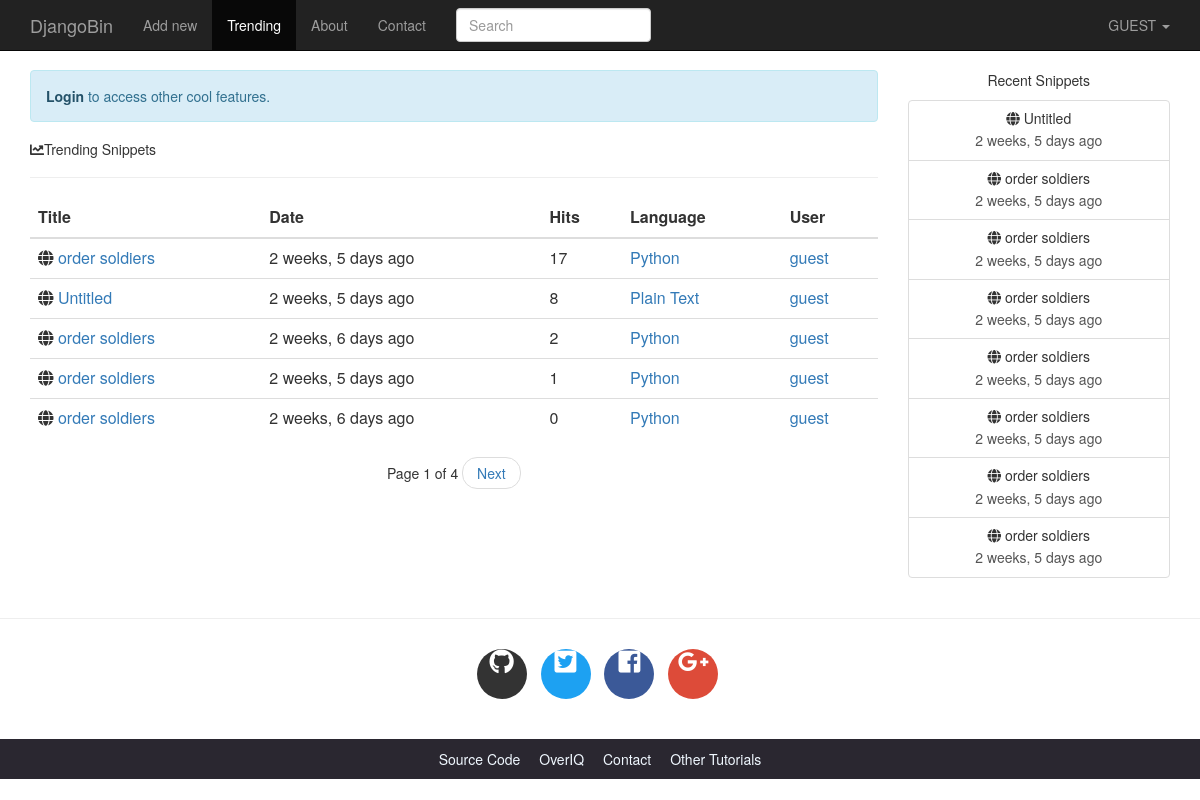
The page /trending/ on the database its author committed.
### djangobin/models.py (models this page shows, shortened)
class Snippet(models.Model):
    title=models.CharField(max_length=100, blank=True)
    original_code=models.TextField()
    highlighted_code=models.TextField(help_text='Contains syntax highlighted code - Read only')
    expiration=models.CharField(max_length=10, choices=Pref.expiration_choices)
    exposure=models.CharField(max_length=10, choices=Pref.exposure_choices)
    hits=models.IntegerField(default=0, help_text='Read only field. Will be updated after every visit to snippet.')
    slug=models.SlugField(help_text='Read only field. Will be filled automatically.')
    created_on=models.DateTimeField(auto_now_add=True)
    language=models.ForeignKey(Language, on_delete=models.CASCADE)
    user=models.ForeignKey(User, on_delete=models.CASCADE)
    tags=models.ManyToManyField('Tag', blank=True)
    def get_absolute_url(self):
        return reverse('djangobin:snippet_detail', args=[self.slug])
    class Meta:
        ordering=['-created_on']

class Language(models.Model):
    name=models.CharField(max_length=100)
    lang_code=models.CharField(max_length=100, unique=True, verbose_name="Language Code")
    slug=models.SlugField(max_length=100, unique=True)
    mime=models.CharField(max_length=100, help_text='MIME to use when sending snippet')
    file_extension=models.CharField(max_length=10)
    created_on=models.DateTimeField(auto_now_add=True)
    updated_on=models.DateTimeField(auto_now=True)
    def __str__(self):
        return self.name
    class Meta:
        ordering=['name']

### djangobin/views.py (the view)
# urls.py: url('^trending/$', views.trending_snippets, name='trending_snippets'),
def trending_snippets(request, language_slug=''):
    lang=None
    snippets=Snippet.objects
    if language_slug:
        snippets=snippets.filter(language__slug=language_slug)
        lang=get_object_or_404(Language, slug=language_slug)
    snippets=snippets.all()
    snippet_list=get_list_or_404(snippets.filter(exposure='public').order_by('-hits'))
    snippets=paginate_result(request, snippet_list, 5)
    return render(request, 'djangobin/trending.html',{'snippets':snippets, 'lang':lang})

### djangobin/context_processors.py (called while the page is built)
def recent_snippets(request):
    return dict(recent_snippets=Snippet.objects.filter(exposure='public').order_by('-id')[:8])

### djangobin/utils.py (called while the page is built)
def paginate_result(request, object_list, item_per_page):
    paginator=Paginator(object_list, item_per_page)
    page=request.GET.get('page')
    try:
        results=paginator.page(page)
    except PageNotAnInteger:
        results=paginator.page(1)
    except EmptyPage:
        results=paginator.page(paginator.num_pages)
    return results

### djangobin/templates/djangobin/trending.html (shortened to what this page needs)
{%  extends 'djangobin/base.html' %}
{% load static %}
{% load humanize %}
{% block main %}
    <h5><i class="fas fa-chart-line"></i>Trending {{ lang.name }} Snippets</h5>
    <hr>
    <table class="table">
        <thead>
        <tr>
            <th>Title</th>
            <th>Date</th>
            <th>Hits</th>
            <th>Language</th>
            <th>User</th>
        </tr>
        </thead>
    <tbody>
    {% for snippet in snippets %}
        <tr>
            <td><i class="fas fa-globe"></i>
                <a href="{{ snippet.get_absolute_url }}">{{ snippet.title }}</a>
            </td>
            <td title="{{ snippet.created_on }}">{{ snippet.created_on|naturaltime }}</td>
            <td>{{ snippet.hits }}</td>
            <td><a href="{% url 'djangobin:trending_snippets' snippet.language.slug %}">{{ snippet.language }}</a> </td>
            {% if not snippet.user.profile.private %}
                <td><a href="{{ snippet.user.profile.get_absolute_url }}">{{ snippet.user.username }}</a></td>
            {% else %}
                <td>-</td>
            {% endif %}
        </tr>
    {% empty %}
        <tr class="text-center">
            <td colspan="4">There are no snippets</td>
        </tr>
    {% endfor %}
    </tbody>
    </table>
    {% if snippets.paginator.num_pages > 1 %}
        <nav aria-label="...">
            <ul class="pager">
                <li>Page {{ snippets.number }} of {{ snippets.paginator.num_pages }}</li>
                {% if snippets.has_next %}
                    <li><a href="?page={{ snippets.next_page_number }}">Next</a></li>
                {% endif %}
            </ul>
        </nav>
    {% endif %}
{% endblock %}

### djangobin/templates/djangobin/base.html (shortened to what this page needs)
<html lang="en">
<head>
    {% load static %}
    {% load humanize %}
    <link rel="stylesheet" href="{% static 'djangobin/css/bootstrap.min.css' %}" >
    <link rel="stylesheet" href="{% static 'djangobin/css/bootstrap-select.min.css' %}" >
    <link href="https://use.fontawesome.com/releases/v5.0.7/css/all.css" rel="stylesheet">
    <link rel="stylesheet" href="{% static 'djangobin/css/main.css' %}">
    <link rel="stylesheet" href="{% static 'djangobin/css/default.css' %}">
</head>
<body>
<nav class="navbar navbar-default navbar-inverse navbar-fixed-top">
    <div class="container">
        <div class="navbar-header">
            <a class="navbar-brand" href="{% url 'djangobin:index' %}">DjangoBin</a>
        </div>
        <div class="collapse navbar-collapse" id="bs-example-navbar-collapse-1">
            <ul class="nav navbar-nav">
                <li {% if request.path == '/' %}class='active'{% endif %} >
                    <a href="{% url 'djangobin:index' %}">Add new</a>
                </li>
                <li {% if request.path == '/trending/' %}class='active'{% endif %}>
                    <a href="{% url 'djangobin:trending_snippets' %}">Trending<span class="sr-only">(current)</span></a>
                </li>
                <li {% if request.path == '/about/' %}class='active'{% endif %}>
                    <a href="">About</a>
                </li>
                <li {% if request.path == '/contact/' %}class='active'{% endif %}>
                    <a href="{% url 'djangobin:contact' %}">Contact</a>
                </li>
            </ul>
            <form action="" class="navbar-form navbar-left" method="get">
                <div class="form-group">
                    <input type="text" name="query" class="form-control" placeholder="Search" value="">
                </div>
            </form>
            <ul class="nav navbar-nav navbar-right">
                <li class="dropdown">
                    <a href="#" class="dropdown-toggle" data-toggle="dropdown" role="button"
                       aria-haspopup="true" aria-expanded="false">
                        {% if request.user.is_authenticated %}
                            {{ request.user.username|upper }}
                        {% else %}
                            GUEST
                        {% endif %}
                        <span class="caret"></span>
                    </a>
                </li>
            </ul>
        </div>
    </div>
</nav>
<div class="container">
    <div class="row">
        <div class="col-lg-9 col-md-9">
            {% if not request.user.is_authenticated and not request.path == '/login/'  %}
                <p class="alert alert-info">
                    <a href="{% url 'djangobin:login' %}?next={{ request.path }}" class="alert-link">Login</a> to access other cool features.
                </p>
            {% endif %}
            {% block main %}{% endblock %}
        </div>
        <div class="col-lg-3 col-md-3 text-center hidden-sm hidden-xs">
            <p>Recent Snippets</p>
            <div class="list-group">
                {% for recent_snippet in recent_snippets %}
                <a href="{{ recent_snippet.get_absolute_url }}" class="list-group-item">
                    <h5 class="list-group-item-heading"><span class="fas fa-globe">
                    </span> {{ recent_snippet.title }}</h5>
                    <p class="list-group-item-text">{{ recent_snippet.created_on|naturaltime }}</p>
                </a>
                {% endfor %}
            </div>
        </div>
    </div>
</div>
<hr>
<footer>
    <div class="social-icons">
        <div class="container text-center">
            <ul class="list-inline">
                <li class="list-inline-item social-github">
                    <a href="https://github.com/">
                        <i class="fab fa-github"></i>
                    </a>
                </li>
                <li class="list-inline-item social-twitter">
                    <a href="https://twitter.com/">
                        <i class="fab fa-twitter-square"></i>
                    </a>
                </li>
                <li class="list-inline-item social-facebook">
                    <a href="https://www.facebook.com/">
                        <i class="fab fa-facebook-square"></i>
                    </a>
                </li>
                <li class="list-inline-item social-google-plus">
                    <a href="https://plus.google.com/">
                        <i class="fab fa-google-plus-g"></i>
                    </a>
                </li>
            </ul>
        </div>
    </div>
    <div class="main-footer">
        <div class="container text-center">
            <ul>
                <li><a href="#">Source Code</a></li>
                <li><a href="#">OverIQ</a></li>
                <li><a href="#">Contact</a></li>
                <li><a href="#">Other Tutorials</a></li>
            </ul>
        </div>
    </div>
</footer>
</body>
</html>

### djangobin/static/djangobin/css/main.css (style rules this page uses)
body { padding-top: 70px; }
.social-icons { margin: 30px 0; }
footer .social-icons ul.list-inline li a { display: block; width: 50px; height: 50px; color: #fff; border-radius: 100%; font-size: 25px; line-height: 50px; }
footer .social-icons ul.list-inline li.social-github a { background-color: #333; transition: all .2s ease-in-out; }
footer .social-icons ul.list-inline li.social-twitter a { background-color: #1da1f2; transition: all .2s ease-in-out; }
footer .social-icons ul.list-inline li.social-facebook a { background-color: #3b5998; transition: all .2s ease-in-out; }
footer .social-icons ul.list-inline li.social-google-plus a { background-color: #dd4b39; transition: all .2s ease-in-out; }
.main-footer { background-color: #2a2730; }
.main-footer ul { margin-top: 10px; padding-left: 0; }
.main-footer li { display: inline; }
.main-footer li a { color: aliceblue; }
.main-footer li+ li { margin-left: 15px; }

### rows shown on the page
Snippet: title "order soldiers", created_on "2 weeks, 5 days ago", hits "17", language "Python", user.username "guest"
Snippet: title "Untitled", created_on "2 weeks, 5 days ago", hits "8", language "Plain Text", user.username "guest"
Snippet: title "order soldiers", created_on "2 weeks, 6 days ago", hits "2", language "Python", user.username "guest"
Snippet: title "order soldiers", created_on "2 weeks, 5 days ago", hits "1", language "Python", user.username "guest"
Snippet: title "order soldiers", created_on "2 weeks, 6 days ago", hits "0", language "Python", user.username "guest"
Snippet: title "order soldiers", created_on "2 weeks, 5 days ago"
Snippet: title "order soldiers", created_on "2 weeks, 5 days ago"
Snippet: title "order soldiers", created_on "2 weeks, 5 days ago"
Snippet: title "order soldiers", created_on "2 weeks, 5 days ago"
Snippet: title "order soldiers", created_on "2 weeks, 5 days ago"

### other values the page prints
{{ snippets.number }} "1"
{{ snippets.paginator.num_pages }} "4"
